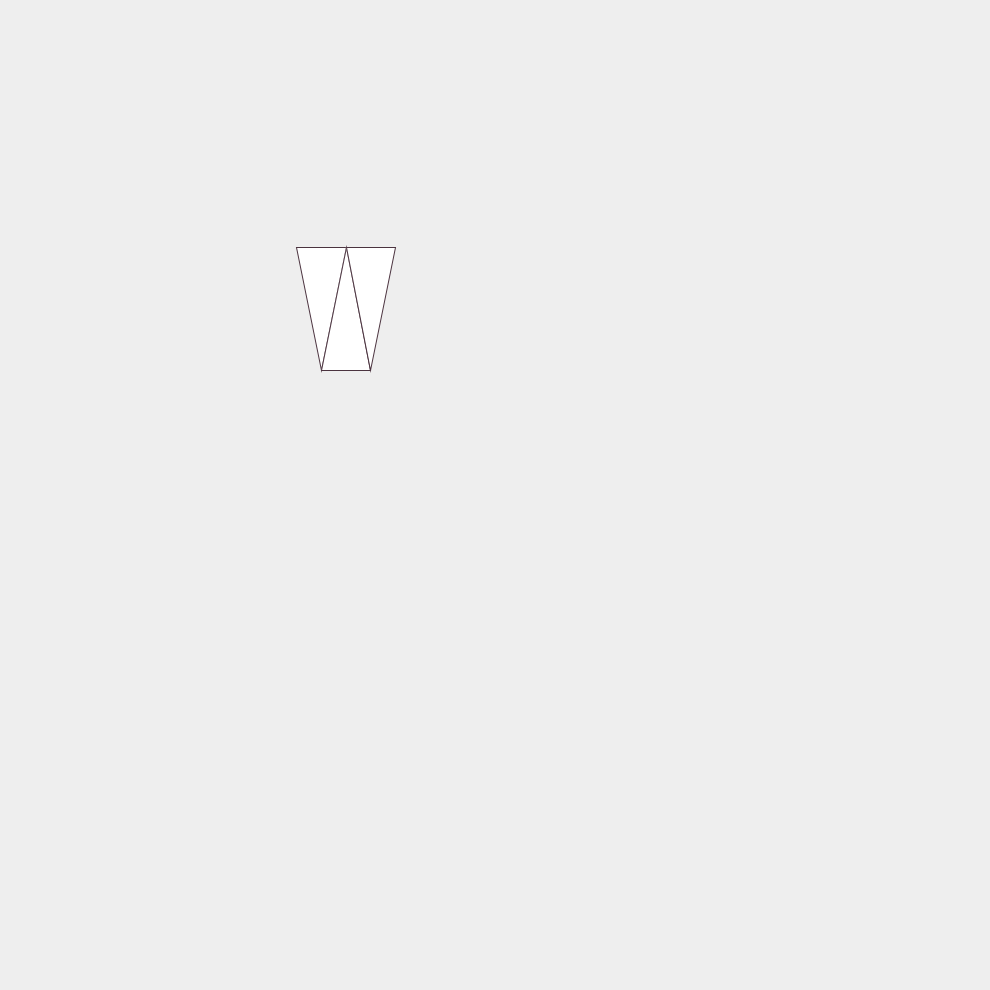
Frame 1 (no input)
Frame 60 (the mouse pressed at the canvas centre just before this capture): identical to frame 1, image omitted
Frame 120 (the mouse held since frame 60 and released just before this capture): identical to frame 1, image omitted

The Processing sketch that drew this single still picture (run headless with seeded random() and noise(); from frame 60 on, the mouse is pressed at the canvas centre):

// Processing sketch: day10_5
// ── day10_5.pde
float shapeWidth, shapeHeight;
float gridWidth = 10;
float gridHeight = 4;

void setup() {
  size(990, 990);
  strokeWeight(1);
  stroke(#4B333F);
  //noStroke();
  ellipseMode(CENTER);
}

void draw() {
  ellipseMode(CENTER);
  translate(width/4,height/4);
  shapeWidth = (width/2)/gridWidth;
  shapeHeight = (height/2)/gridHeight;
  background(#EEEEEE);
  //circle(50,50,100);
  //fill(#BBD3F2);
  beginShape(TRIANGLE_STRIP);
  vertex(shapeWidth,0);
  vertex(shapeWidth+shapeWidth/2,shapeHeight);
  vertex(shapeWidth+shapeWidth,0);
  vertex(shapeWidth+shapeWidth+shapeWidth/2,shapeHeight);
  vertex(shapeWidth+shapeWidth+shapeWidth,0);
  endShape();
}
